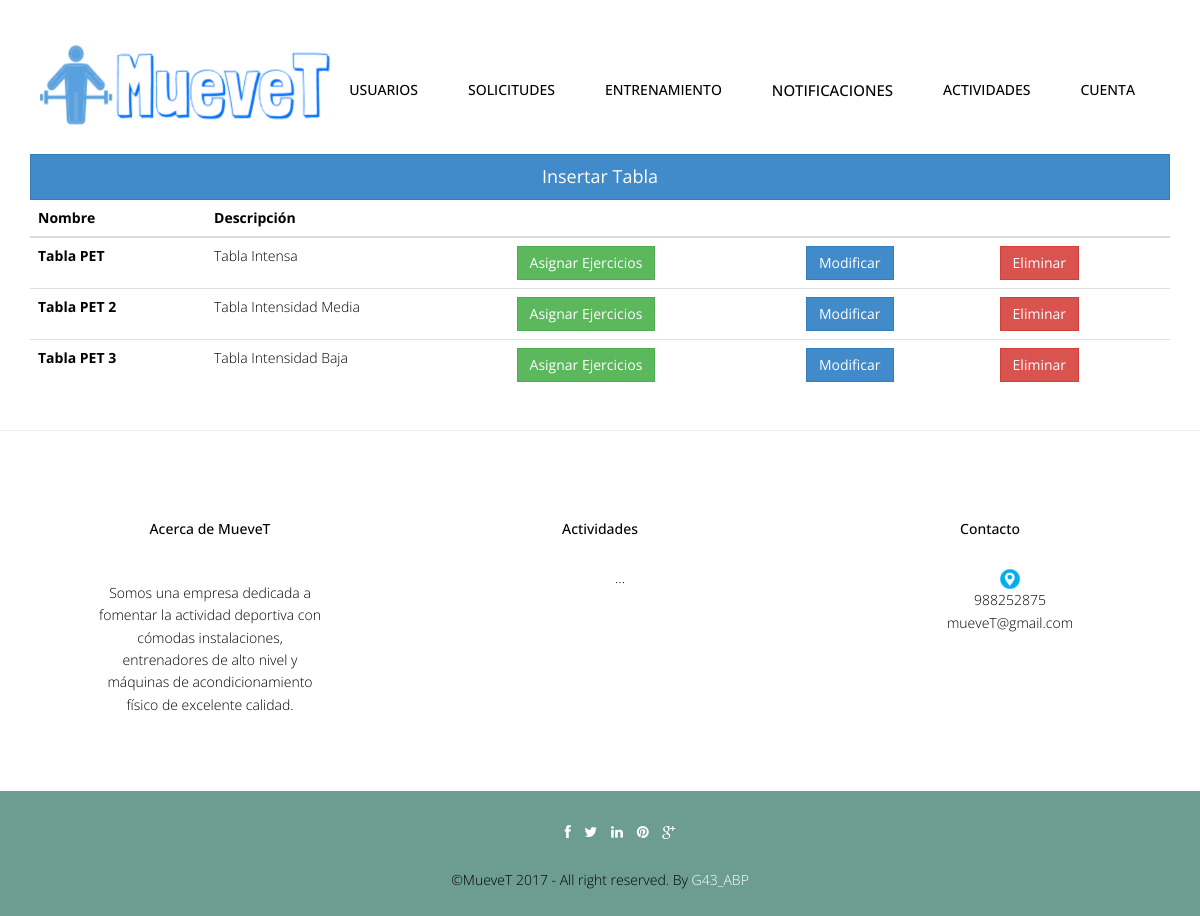
Before: /abp/Controllers/TABLA_Controller.php (signed in) with the older database file.
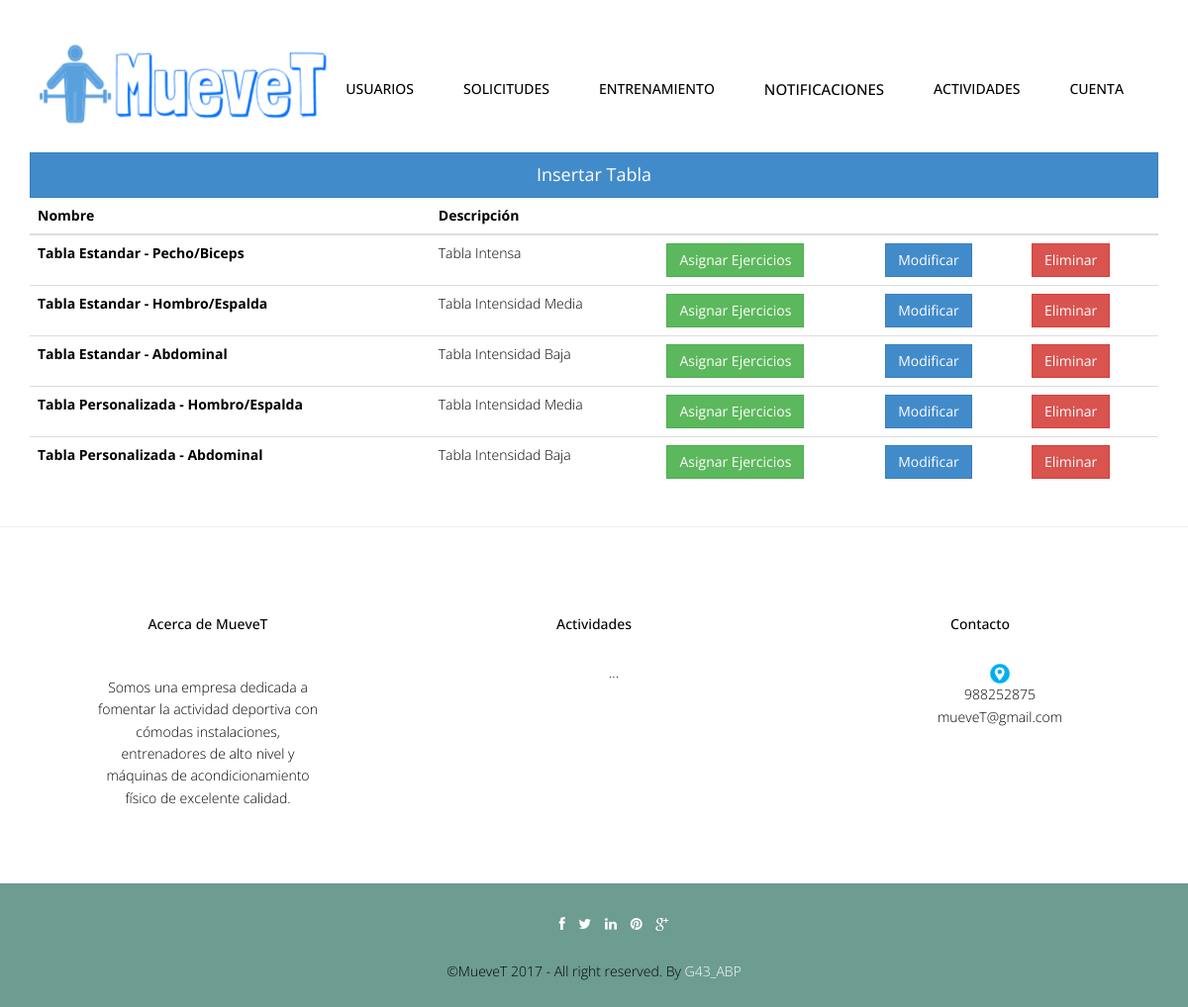
After: the same page with the newer database file.
### tables this page shows
CREATE TABLE `tabla` (
  `idTabla` int(10) NOT NULL,
  `nombreTabla` varchar(50) NOT NULL,
  `descripcionTabla` varchar(255) DEFAULT NULL
);

### abp/Models/TABLA_Model.php (called while the page is built, shortened)
<?php
include '../Functions/LibraryFunctions.php';
class TABLA_Model {
    function ConectarBD() {
        $this->mysqli = new mysqli("localhost", "root", "", "gymgest");
    }
    function obtenerTablas() {
        $sql = "SELECT * FROM tabla";
        if (!($resultado = $this->mysqli->query($sql))) {
            return 'Error en la consulta sobre la base de datos.';
        } else {
            $toret = array();
            $i = 0;
            while ($fila = $resultado->fetch_array()) {
                $toret[$i] = $fila;
                $i++;
            }
            return $toret;
        }
    }
}
?>

### abp/Views/TABLA_SHOWALL_Vista.php (the view, shortened to what the changed rows need)
<?php
class TABLA_Show
{
    private $datos;
    function __construct($array, $volver) {
        $this->datos = $array;
        $this->render();
    }
    function render()
	{
		echo '<div class="container">';
		echo'<table class="table">
			  <thead class="thead-dark">
				<tr>
				  <th scope="col">'.$strings['tablaname2'].'</th>
				  <th scope="col">'.$strings['tabladesc2'].'</th>
				  <th scope="col"></th>
				  <th scope="col"></th>
				  <th scope="col"></th>
				</tr>
			  </thead><tbody>';
		foreach($this->datos['tablas'] as $valor)
		{
			echo '<tr>';
			echo '<th><a href="?accion=ver&id='.$valor['0'].'">'.$valor['1'].'</a></th>';
			echo '<td>'.$valor['2'].'</td>';
			if(ConsultarTipoUsuario($_SESSION['login']) != 3)
			{
				echo '<td><a data-toggle="modal" href="#myModal" onclick="changeIdAction('.$valor[0].')"><button type="button" class="btn btn-success">'.$strings['tablaasignar'].'</button></a></td>';
				echo '<td><a href="?accion=modificar&id='.$valor['0'].'"><button type="button" class="btn btn-primary">'.$strings['tablamodificar'].'</button></a></td>';
				echo '<td><a href="?accion=eliminar&id='.$valor['0'].'"><button type="button" class="btn btn-danger">'.$strings['tablaeliminar'].'</button></a></td>';
			}else{
				echo '<td></td>';
				echo '<td></td>';
				echo '<td></td>';
			}
			echo '</tr>';
		}
		echo '</tbody>
			</table>';
		echo '</div>';
        include '../Views/footer.php';
    }
}
?>

### abp/Functions/LibraryFunctions.php (shortened to what the changed rows need)
<?php
function ConsultarTipoUsuario($userName) {
    $mysqli = new mysqli("localhost", "root", "", "gymgest");
    $sql = "SELECT tipoUsuario FROM USUARIO WHERE USUARIO.userName='" . $userName . "'";
    $result = $mysqli->query($sql)->fetch_array();
    return $result['tipoUsuario'];
}
function añadirFuncionalidades($NOM) {
    $mysqli = new mysqli("localhost", "root", "", "gymgest");
    $rol = "SELECT tipoUsuario FROM USUARIO  WHERE userName='" . $NOM['login'] . "'";
    $sql = "SELECT DISTINCT categoriaFuncionalidad FROM FUNCIONALIDAD, FUNCIONALIDAD_ROL WHERE FUNCIONALIDAD_ROL.idFuncionalidad = FUNCIONALIDAD.idFuncionalidad AND FUNCIONALIDAD_ROL.idRol=(" . $rol . ")";
    if (!($resultado = $mysqli->query($sql))) {
        echo 'Error en la consulta sobre la base de datos';
    } else {
        while ($fila = $resultado->fetch_array()) {
            $funcionalidad = $fila['categoriaFuncionalidad'];
            switch ($funcionalidad) {
                case "Gestion Usuarios":
                    ?>
                    <li class="nav-item dropdown">
                        <a class="nav-link dropdown-toggle" href="" id="navbarDropdownMenuLink" data-toggle="dropdown" aria-haspopup="true" aria-expanded="false" ><?php echo $strings['Gestión de Usuarios'] ?> </a>
                    </li>
                    <?php
                    break;
                case "Gestion Actividad Grupal":
                    ?>
                    <li class="nav-item dropdown">
                        <a class="nav-link dropdown-toggle" href="" id="navbarDropdownMenuLink" data-toggle="dropdown" aria-haspopup="true" aria-expanded="false"><?php echo $strings['Gestión de Actividades'] ?> </a>
                    </li>
                    <?php
                    break;
                case "Gestion Ejercicios":
                    ?>
                    <li class="nav-item dropdown">
                        <a class="nav-link dropdown-toggle" href="" id="navbarDropdownMenuLink" data-toggle="dropdown" aria-haspopup="true" aria-expanded="false" ><?php echo $strings['Entrenamiento'] ?> </a>
                    </li>
                    <?php
                    break;
                case "Gestion Notificaciones":
                    ?><li><a style="font-size:15px;" href='../Controllers/NOTIFICACION_Controller.php'><?php echo $strings['Gestión de notificaciones']; ?></a></li> <?php
                    break;
                case "Gestion Inscripciones":
                    ?><li class="nav-item dropdown">
                        <a class="nav-link dropdown-toggle" href="" id="navbarDropdownMenuLink" data-toggle="dropdown" aria-haspopup="true" aria-expanded="false"><?php echo $strings['Gestión de Inscripciones'] ?> </a>
                    </li>
                    <?php
                    break;
                default:
                    break;
            }
        }
    }
}
function showNavbar() {
    if (!isset($_SESSION)) {
        echo '<br><br><li role="presentation" class="active"><a href="../Functions/Conectar.php" class="m1">Iniciar Sesion</a></li>';
        echo '<li role="presentation"><a href="" class="m1">Sobre Nosotros</a></li>';
        echo '<li role="presentation"><a href="" class="m1">Contacto</a></li>';
    } else {
        añadirFuncionalidades($_SESSION);
        ?>
        <?php
    }
}
?>

Changed rows visible on the page:
changed tabla "Tabla Intensa": nombreTabla "Tabla PET" → "Tabla Estandar - Pecho/Biceps"
changed tabla: nombreTabla "Tabla PET 2" → "Tabla Estandar - Hombro/Espalda"
changed tabla: nombreTabla "Tabla PET 3" → "Tabla Estandar - Abdominal"
added tabla: nombreTabla "Tabla Personalizada - Hombro/Espalda", descripcionTabla "Tabla Intensidad Media"
added tabla: nombreTabla "Tabla Personalizada - Abdominal", descripcionTabla "Tabla Intensidad Baja"
